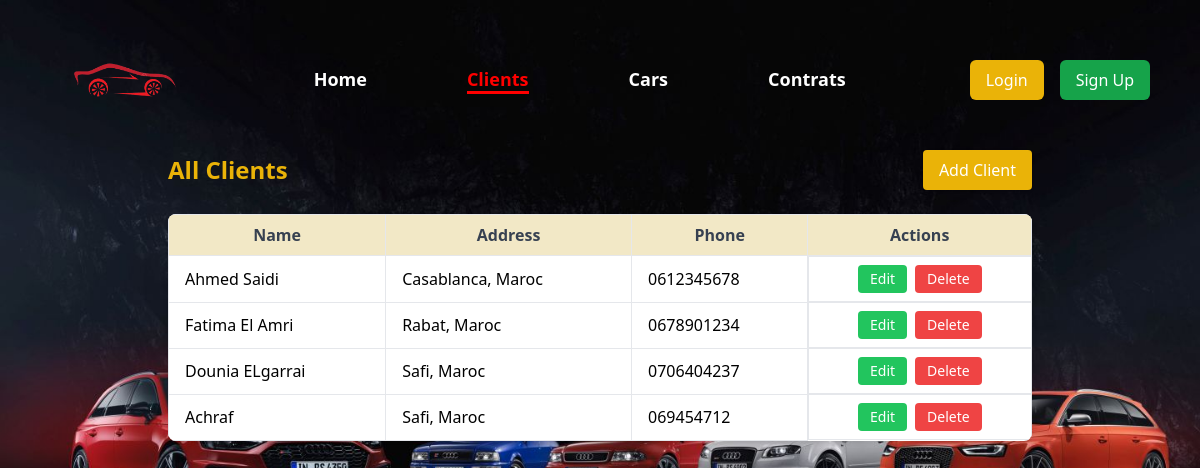
/Clients/Clients.php, run on the app's committed database.
### tables this page shows
CREATE TABLE `clients` (
  `idclient` int NOT NULL,
  `nom` varchar(50) DEFAULT NULL,
  `adresse` varchar(50) DEFAULT NULL,
  `tel` varchar(20) DEFAULT NULL,
  PRIMARY KEY (`idclient`)
);

### Clients/Clients.php (the view, shortened to what this page needs)
<!DOCTYPE html>
<html lang="en">
<head>
    <script src="https://cdn.tailwindcss.com"></script>
    <link rel="stylesheet" href="../css/style-clients.css">
</head>
<body class="bg-[url('/img/cars.4.jpg')] bg-no-repeat bg-cover">
    <nav class="header">
        <div class="logo ">
            <img src="../img/logooo.png" href="../home.php" alt="car Logo">
        </div>
        <div class="nav-menu flex items-center space-x-6 overflow-x-auto">
            <ul>
                <li><a href="../index.php" >Home</a></li>
                <li><a href="../Clients/clients.php" class="active">Clients</a></li>
                <li><a href="../Cars/cars.php">Cars</a></li>
                <li><a href="../Contrats/contrats.php">Contrats</a></li>
            </ul>
            <div class="auth-buttons flex space-x-4">
                <?php if (isset($_SESSION['email'])): ?>
                    <span class="text-yellow-500 font-bold"><?php echo htmlspecialchars($_SESSION['username'] ?? ''); ?></span>
                    <a href="classAuth.php?action=logout" class="px-4 py-2 bg-red-500 hover:bg-red-600 rounded-md text-white font-medium">Logout</a>
                <?php else: ?>
                    <a href="/Authentification/login.php" class="px-4 py-2 bg-yellow-500 hover:bg-yellow-600 rounded-md text-white font-medium">Login</a>
                    <a href="/Authentification/register.php" class="px-4 py-2 bg-green-600 hover:bg-green-700 rounded-md text-white font-medium">Sign Up</a>
                <?php endif; ?>
            </div>
        </div>
    </nav>
    <div class="container mx-auto mt-[150px] px-20">
        <div class="flex justify-between items-center mb-6">
            <h2 class="text-2xl font-semibold text-yellow-500">All Clients</h2>
            <a class="bg-yellow-500 text-white px-4 py-2 rounded shadow hover:bg-yellow-600" href="./add-client.php" role="button">Add Client</a>
        </div>
        <?php
        require '../connect.php';
        $result = $conn->query("SELECT * FROM clients");
        if ($result->num_rows > 0) {
            echo "<div class='bg-white shadow-md rounded-lg overflow-x-auto'>
                    <table class='table-auto w-full border-collapse'>
                        <thead class='bg-[#F2E8C6] text-gray-700'>
                            <tr>
                                <th class='px-4 py-2 border'>Name</th>
                                <th class='px-4 py-2 border'>Address</th>
                                <th class='px-4 py-2 border'>Phone</th>
                                <th class='px-4 py-2 border'>Actions</th>
                            </tr>
                        </thead>
                        <tbody>";
            while ($row = $result->fetch_assoc()) {
                echo "<tr class='hover:bg-gray-300'>
                        <td class='px-4 py-2 border'>{$row['nom']}</td>
                        <td class='px-4 py-2 border'>{$row['adresse']}</td>
                        <td class='px-4 py-2 border'>{$row['tel']}</td>
                        <td class='px-4 py-2 border flex items-center justify-center gap-2'>
                            <a class='bg-green-500 text-white px-3 py-1 rounded text-sm hover:bg-green-600' href='edit-client.php?idclient=$row[idclient]'>Edit</a>
                            <a class='bg-red-500 text-white px-3 py-1 rounded text-sm hover:bg-red-600' href='delete-client.php?idclient=$row[idclient]'>Delete</a>
                        </td>
                      </tr>";
            }
            echo "    </tbody>
                    </table>
                </div>";
        } else {
            echo "<p class='text-center text-gray-600'>No clients found.</p>";
        }
        ?>
    </div>
</body>
</html>

### css/style-clients.css (style rules this page uses)
.header { display: flex; align-items: center; justify-content: space-between; padding: 20px 50px; background-color: transparent; position: fixed; width: 100%; z-index: 1000; margin-top: -150px; }
.header .logo img { width: 150px; height: auto; margin-left: 0px; }
.nav-menu ul { list-style: none; display: flex; }
.nav-menu ul li { margin-right: 100px; }
.nav-menu ul li a { text-decoration: none; font-size: 18px; font-weight: 700; color: white; transition: color 0.3s ease, transform 0.3s ease; }
ul li a.active, ul li a:hover { color: red; border-bottom: 3px solid red; transform: scale(1.1); }

### data on the page
clients: nom "Ahmed Saidi", adresse "Casablanca, Maroc", tel "0612345678"
clients: nom "Fatima El Amri", adresse "Rabat, Maroc", tel "0678901234"
clients: nom "Dounia ELgarrai", adresse "Safi, Maroc", tel "0706404237"
clients: nom "Achraf", adresse "Safi, Maroc", tel "069454712"
